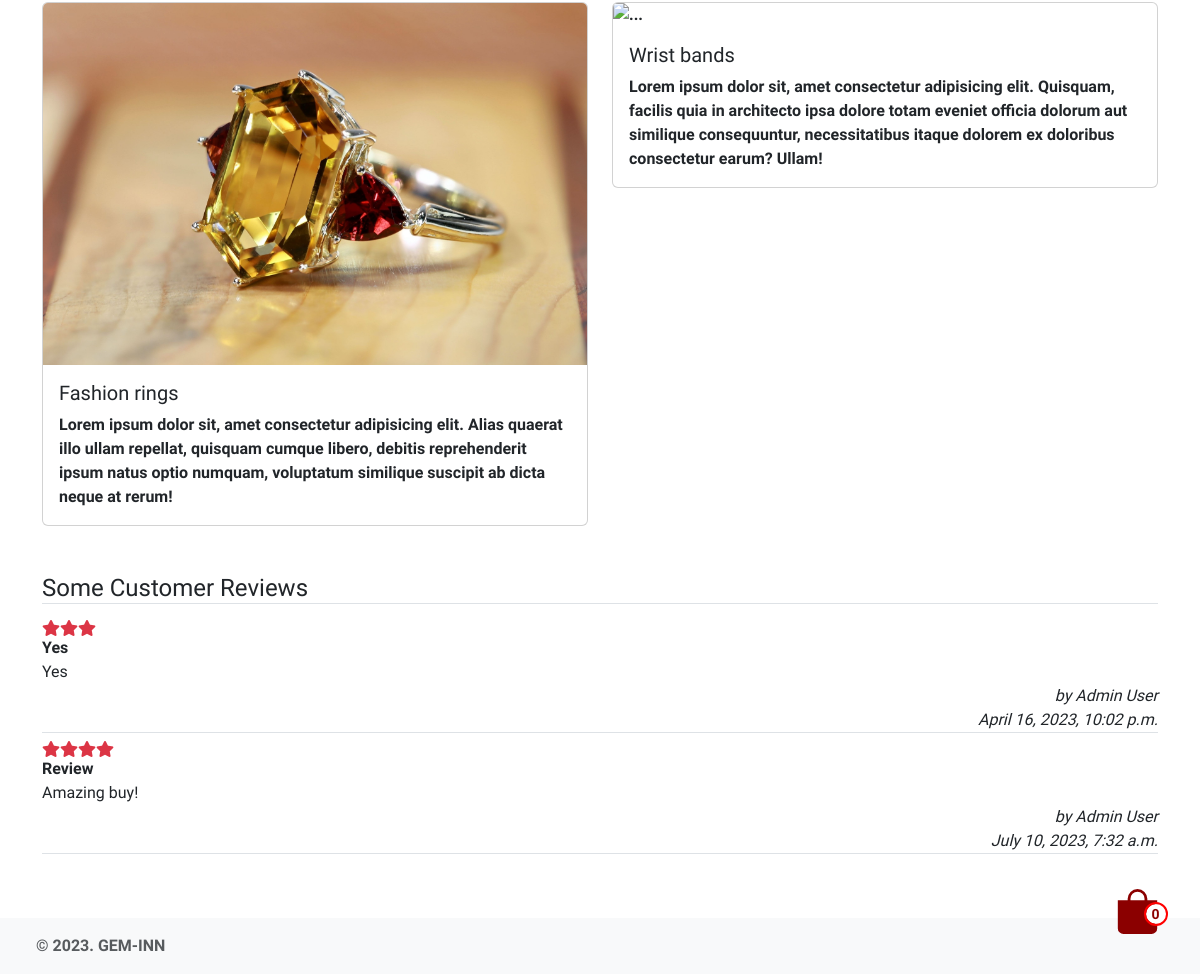
/ (lower part), run on an earlier commit of the app's database.
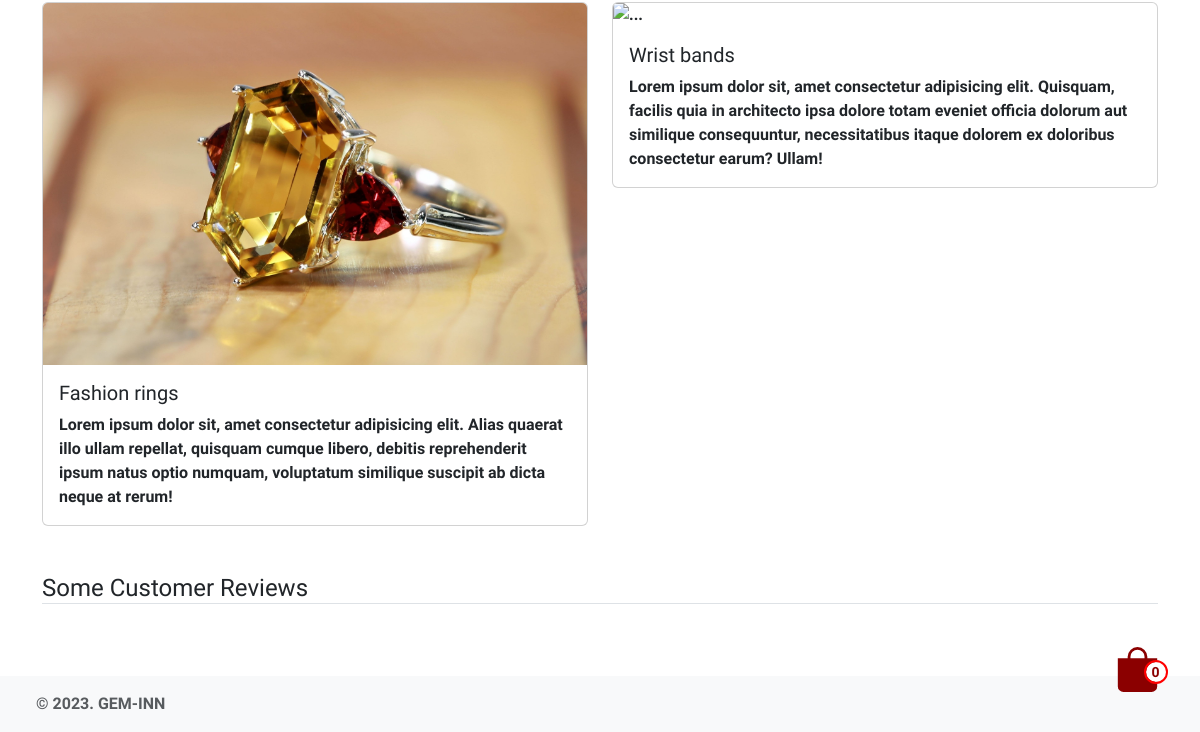
And on a later commit of the database.
### inventory/models.py (models this page shows, shortened)
class ProductReview(models.Model):
    REVIEW_STARS = [
        ('1', 'Very poor'),
        ('2', 'Poor'),
        ('3', 'Average'),
        ('4', 'Good'),
        ('5', 'Very Good'),
    ]
    title = models.CharField(
        verbose_name=_('title'),
        max_length=50,
        null=True,
        blank=True
    )
    content = models.CharField(
        verbose_name=_('content'),
        help_text=_('Required'),
        max_length=255,
        null=True,
        blank=True
    )
    slug = models.SlugField(verbose_name=_(
        'Product Review safe URL'), max_length=255, unique=True)
    stars = models.CharField(
        choices=REVIEW_STARS,
        verbose_name=_('Stars'),
        max_length=255,
        null=True,
        blank=True
    )
    product = models.ForeignKey(Product, on_delete=models.CASCADE)
    added_by = models.ForeignKey(UserModel, on_delete=models.CASCADE)
    is_active = models.BooleanField(
        verbose_name=_('Product review visibility'),
        help_text=_('Change product review visibility'),
        default=True,
    )
    created_at = models.DateTimeField(
        _('Created at'), auto_now_add=True, editable=False)
    updated_at = models.DateTimeField(_('Updated at'), auto_now=True)
    deleted_at = models.DateTimeField(null=True, blank=True)
    class Meta:
        ordering = ('-created_at',)
        verbose_name = _('Product Review')
        verbose_name_plural = _('Product Reviews')

### accounts/models.py (models this page shows, shortened)
class UserModel(AbstractBaseUser, PermissionsMixin):
    username = models.CharField(_('Username'), max_length=100, unique=True)
    email = models.CharField(_('Email Address'), max_length=150, unique=True)
    first_name = models.CharField(_('First Name'), max_length=50)
    last_name = models.CharField(_('Last Name'), max_length=50)
    password = models.CharField(_('Password'), max_length=50)
    phone = models.CharField(_('Phone Number'), max_length=20, blank=True)
    is_active = models.BooleanField(default=False)
    is_staff = models.BooleanField(default=False)
    created_at = models.DateTimeField(auto_now_add=True)
    updated_at = models.DateTimeField(auto_now=True)
    deleted_at = models.DateTimeField(null=True, blank=True)
    objects = CustomAccountsManager()
    USERNAME_FIELD = 'username'
    REQUIRED_FIELDS = ['email', 'password']
    class Meta:
        verbose_name = 'Account'
        verbose_name_plural = 'Accounts'

### pages/views.py (the view)
# urls.py: path('', views.index, name='index'),
def index(request):
    product_units = ProductUnit.objects.prefetch_related(
        'product_unit_image').filter(is_active=True).order_by('?')[:1]
    product_reviews = ProductReview.objects.filter(
        is_active=True).order_by('?')[:10]
    return render(request, 'pages/index.html', {
        'product_units': product_units,
        'product_reviews': product_reviews
    })

### bag/bag.py (called while the page is built)
    def __len__(self):
        return sum(item["qty"] for item in self.bag.values())

### bag/context_processors.py (called while the page is built)
def bag(request):
    return {'bag': Bag(request)}

### pages/templates/pages/index.html (shortened to what this page needs)
{% extends 'base.html' %}
{% load static %}
{% block styles %}
    https://use.fontawesome.com/releases/v5.10.2/css/all.css
{% endblock %}
{% block content %}
    <section>
        <div class="row row-cols-1 row-cols-md-2 g-4 mt-3">
            <article class="col">
                <div class="card">
                    <img src="{% static 'images/gary-yost.jpg' %}" class="card-img-top" alt="...">
                    <div class="card-body">
                        <h5 class="card-title">Fashion rings</h5>
                        <p class="card-text">Lorem ipsum dolor sit, amet consectetur adipisicing elit. Alias quaerat illo ullam repellat, quisquam cumque libero, debitis reprehenderit ipsum natus optio numquam, voluptatum similique suscipit ab dicta neque at rerum!</p>
                    </div>
                </div>
            </article>
            <article class="col">
                <div class="card">
                    <img src="{% static 'images/simran-sood.jpg' %}" class="card-img-top" alt="...">
                    <div class="card-body">
                        <h5 class="card-title">Wrist bands</h5>
                        <p class="card-text">Lorem ipsum dolor sit, amet consectetur adipisicing elit. Quisquam, facilis quia in architecto ipsa dolore totam eveniet officia dolorum aut similique consequuntur, necessitatibus itaque dolorem ex doloribus consectetur earum? Ullam!</p>
                    </div>
                </div>
            </article>
        </div>
    </section>
    <section class="reviews mt-5">
        <h3 class="fs-4 border-bottom">Some Customer Reviews</h3>
        <div class="reviews mt-3">
            {% for review in product_reviews %}
                <div class="d-flex flex-column gap-0 fw-light border-bottom mb-2">
                    {% if review.get_stars_display == 'Very poor' %}
                        <div class="d-flex text-danger">
                            <span class="fas fa-star"></span>
                        </div>
                    {% elif review.get_stars_display == 'Poor' %}
                        <div class="d-flex text-danger">
                            <span class="fas fa-star"></span>
                            <span class="fas fa-star"></span>
                        </div>
                    {% elif review.get_stars_display == 'Average' %}
                        <div class="d-flex text-danger">
                            <span class="fas fa-star"></span>
                            <span class="fas fa-star"></span>
                            <span class="fas fa-star"></span>
                        </div>
                    {% elif review.get_stars_display == 'Good' %}
                        <div class="d-flex text-danger">
                            <span class="fas fa-star"></span>
                            <span class="fas fa-star"></span>
                            <span class="fas fa-star"></span>
                            <span class="fas fa-star"></span>
                        </div>
                    {% endif %}
                    <span class="fw-bold">{{ review.title }}</span>
                    <span>{{ review.content }}</span>
                    <span class="text-end fst-italic fs-6 mb-0">by {{ review.added_by.first_name }} {{ review.added_by.last_name }}</span>
                    <span class="text-end fst-italic fs-6">{{ review.created_at }}</span>
                </div>
            {% endfor %}
        </div>
    </section>
{% endblock %}

What changed in the data, as far as the page shows it:
removed ProductReview: stars "3" (drawn), title "Yes", content "Yes", added_by.first_name "Admin", added_by.last_name "User", created_at "April 16, 2023, 10:02 p.m."
removed ProductReview: stars "4" (drawn), title "Review", content "Amazing buy!", added_by.first_name "Admin", added_by.last_name "User", created_at "July 10, 2023, 7:32 a.m."
